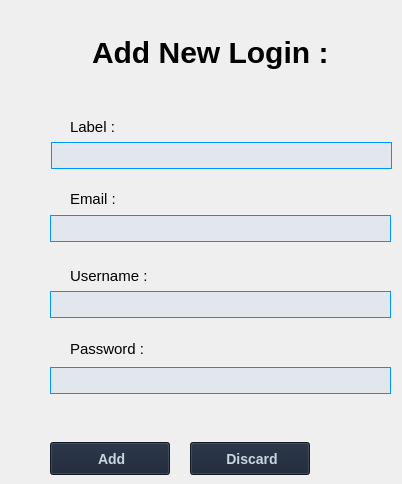
       <widget class="QWidget" name="addPasswordDetails">
        <widget class="QLabel" name="label_15">
         <property name="geometry">
          <rect>
           <x>70</x>
           <y>266</y>
           <width>81</width>
           <height>20</height>
          </rect>
         </property>
         <property name="styleSheet">
          <string notr="true">color : black; 
font-size : 15px;</string>
         </property>
         <property name="text">
          <string>Username : </string>
         </property>
        </widget>
        <widget class="QLineEdit" name="addLoginEmail">
         <property name="geometry">
          <rect>
           <x>50</x>
           <y>215</y>
           <width>341</width>
           <height>27</height>
          </rect>
         </property>
         <property name="styleSheet">
          <string notr="true">QLineEdit {
background-color : #e1e7ed;
border: 1px solid #0096FF;
font-weight: bold;
font-size: 14px;
padding-right : 5px; 
}
QLineEdit:focus {
border: 1px solid #0047AB;
}</string>
         </property>
        </widget>
        <widget class="QLineEdit" name="addLoginUsername">
         <property name="geometry">
          <rect>
           <x>50</x>
           <y>291</y>
           <width>341</width>
           <height>27</height>
          </rect>
         </property>
         <property name="styleSheet">
          <string notr="true">QLineEdit {
background-color : #e1e7ed;
border: 1px solid #0096FF;
font-weight: bold;
font-size: 14px;
padding-right : 5px; 
}
QLineEdit:focus {
border: 1px solid #0047AB;
}</string>
         </property>
        </widget>
        <widget class="QPushButton" name="passwordsAddDiscard">
         <property name="geometry">
          <rect>
           <x>190</x>
           <y>442</y>
           <width>120</width>
           <height>33</height>
          </rect>
         </property>
         <property name="minimumSize">
          <size>
           <width>120</width>
           <height>30</height>
          </size>
         </property>
         <property name="maximumSize">
          <size>
           <width>120</width>
           <height>40</height>
          </size>
         </property>
         <property name="cursor">
          <cursorShape>PointingHandCursor</cursorShape>
         </property>
         <property name="layoutDirection">
          <enum>Qt::LayoutDirection::LeftToRight</enum>
         </property>
         <property name="styleSheet">
          <string notr="true">QPushButton{
background-color: #172133;
color: #cbd5e1;
font-weight: bold;
font-size: 14px;
}
QPushButton:hover {
    background-color: #212d40;
}</string>
         </property>
         <property name="text">
          <string> Discard</string>
         </property>
         <property name="icon">
          <iconset resource="ressources.qrc">
           <normaloff>:/Assets/Icons/discard.svg</normaloff>:/Assets/Icons/discard.svg</iconset>
         </property>
         <property name="iconSize">
          <size>
           <width>18</width>
           <height>18</height>
          </size>
         </property>
        </widget>
        <widget class="QPushButton" name="passwordsAddConfirm">
         <property name="geometry">
          <rect>
           <x>50</x>
           <y>442</y>
           <width>120</width>
           <height>33</height>
          </rect>
         </property>
         <property name="minimumSize">
          <size>
           <width>120</width>
           <height>30</height>
          </size>
         </property>
         <property name="maximumSize">
          <size>
           <width>120</width>
           <height>40</height>
          </size>
         </property>
         <property name="cursor">
          <cursorShape>PointingHandCursor</cursorShape>
         </property>
         <property name="layoutDirection">
          <enum>Qt::LayoutDirection::LeftToRight</enum>
         </property>
         <property name="styleSheet">
          <string notr="true">QPushButton{
background-color: #172133;
color: #cbd5e1;
font-weight: bold;
font-size: 14px;
}
QPushButton:hover {
    background-color: #212d40;
}</string>
         </property>
         <property name="text">
          <string> Add</string>
         </property>
         <property name="icon">
          <iconset resource="ressources.qrc">
           <normaloff>:/Assets/Icons/plus.svg</normaloff>:/Assets/Icons/plus.svg</iconset>
         </property>
         <property name="iconSize">
          <size>
           <width>18</width>
           <height>18</height>
          </size>
         </property>
        </widget>
        <widget class="QLabel" name="label_16">
         <property name="geometry">
          <rect>
           <x>70</x>
           <y>339</y>
           <width>81</width>
           <height>20</height>
          </rect>
         </property>
         <property name="styleSheet">
          <string notr="true">color : black; 
font-size : 15px;</string>
         </property>
         <property name="text">
          <string>Password :</string>
         </property>
        </widget>
        <widget class="QLabel" name="label_17">
         <property name="geometry">
          <rect>
           <x>70</x>
           <y>189</y>
           <width>51</width>
           <height>20</height>
          </rect>
         </property>
         <property name="styleSheet">
          <string notr="true">color : black; 
font-size : 15px;</string>
         </property>
         <property name="text">
          <string>Email : </string>
         </property>
        </widget>
        <widget class="QLabel" name="label_18">
         <property name="geometry">
          <rect>
           <x>92</x>
           <y>32</y>
           <width>301</width>
           <height>40</height>
          </rect>
         </property>
         <property name="styleSheet">
          <string notr="true">color : black ; 
font-size: 30px;
font : bold ;</string>
         </property>
         <property name="text">
          <string>Add New Login :</string>
         </property>
        </widget>
        <widget class="QLineEdit" name="addLoginPassword">
         <property name="geometry">
          <rect>
           <x>50</x>
           <y>367</y>
           <width>341</width>
           <height>27</height>
          </rect>
         </property>
         <property name="styleSheet">
          <string notr="true">QLineEdit {
background-color : #e1e7ed;
border: 1px solid #0096FF;
font-weight: bold;
font-size: 14px;
padding-right : 5px; 
}
QLineEdit:focus {
border: 1px solid #0047AB;
}</string>
         </property>
        </widget>
        <widget class="QLineEdit" name="addLoginLabel">
         <property name="geometry">
          <rect>
           <x>51</x>
           <y>142</y>
           <width>341</width>
           <height>27</height>
          </rect>
         </property>
         <property name="styleSheet">
          <string notr="true">QLineEdit {
background-color : #e1e7ed;
border: 1px solid #0096FF;
font-weight: bold;
font-size: 14px;
padding-right : 5px; 
}
QLineEdit:focus {
border: 1px solid #0047AB;
}</string>
         </property>
        </widget>
        <widget class="QLabel" name="label_19">
         <property name="geometry">
          <rect>
           <x>50</x>
           <y>120</y>
           <width>15</width>
           <height>15</height>
          </rect>
         </property>
         <property name="minimumSize">
          <size>
           <width>15</width>
           <height>15</height>
          </size>
         </property>
         <property name="maximumSize">
          <size>
           <width>15</width>
           <height>15</height>
          </size>
         </property>
         <property name="styleSheet">
          <string notr="true">color : black; 
font-size : 15px;</string>
         </property>
         <property name="text">
          <string/>
         </property>
         <property name="pixmap">
          <pixmap resource="ressources.qrc">:/Assets/Icons/tag.svg</pixmap>
         </property>
         <property name="scaledContents">
          <bool>true</bool>
         </property>
        </widget>
        <widget class="QLabel" name="label_20">
         <property name="geometry">
          <rect>
           <x>48</x>
           <y>37</y>
           <width>30</width>
           <height>30</height>
          </rect>
         </property>
         <property name="minimumSize">
          <size>
           <width>30</width>
           <height>30</height>
          </size>
         </property>
         <property name="maximumSize">
          <size>
           <width>30</width>
           <height>30</height>
          </size>
         </property>
         <property name="styleSheet">
          <string notr="true">color : black ;</string>
         </property>
         <property name="text">
          <string/>
         </property>
         <property name="pixmap">
          <pixmap resource="ressources.qrc">:/Assets/Icons/file-plus.svg</pixmap>
         </property>
         <property name="scaledContents">
          <bool>true</bool>
         </property>
        </widget>
        <widget class="QLabel" name="label_33">
         <property name="geometry">
          <rect>
           <x>70</x>
           <y>117</y>
           <width>51</width>
           <height>20</height>
          </rect>
         </property>
         <property name="styleSheet">
          <string notr="true">color : black; 
font-size : 15px;</string>
         </property>
         <property name="text">
          <string>Label :</string>
         </property>
        </widget>
        <widget class="QLabel" name="label_34">
         <property name="geometry">
          <rect>
           <x>50</x>
           <y>192</y>
           <width>15</width>
           <height>15</height>
          </rect>
         </property>
         <property name="minimumSize">
          <size>
           <width>15</width>
           <height>15</height>
          </size>
         </property>
         <property name="maximumSize">
          <size>
           <width>15</width>
           <height>15</height>
          </size>
         </property>
         <property name="styleSheet">
          <string notr="true">color : black; 
font-size : 15px;</string>
         </property>
         <property name="text">
          <string/>
         </property>
         <property name="pixmap">
          <pixmap resource="ressources.qrc">:/Assets/Icons/at-sign.svg</pixmap>
         </property>
         <property name="scaledContents">
          <bool>true</bool>
         </property>
        </widget>
        <widget class="QLabel" name="label_49">
         <property name="geometry">
          <rect>
           <x>50</x>
           <y>268</y>
           <width>15</width>
           <height>15</height>
          </rect>
         </property>
         <property name="minimumSize">
          <size>
           <width>15</width>
           <height>15</height>
          </size>
         </property>
         <property name="maximumSize">
          <size>
           <width>15</width>
           <height>15</height>
          </size>
         </property>
         <property name="styleSheet">
          <string notr="true">color : black; 
font-size : 15px;</string>
         </property>
         <property name="text">
          <string/>
         </property>
         <property name="pixmap">
          <pixmap resource="ressources.qrc">:/Assets/Icons/blackuser.svg</pixmap>
         </property>
         <property name="scaledContents">
          <bool>true</bool>
         </property>
        </widget>
        <widget class="QLabel" name="label_65">
         <property name="geometry">
          <rect>
           <x>50</x>
           <y>342</y>
           <width>15</width>
           <height>15</height>
          </rect>
         </property>
         <property name="minimumSize">
          <size>
           <width>15</width>
           <height>15</height>
          </size>
         </property>
         <property name="maximumSize">
          <size>
           <width>15</width>
           <height>15</height>
          </size>
         </property>
         <property name="styleSheet">
          <string notr="true">color : black; 
font-size : 15px;</string>
         </property>
         <property name="text">
          <string/>
         </property>
         <property name="pixmap">
          <pixmap resource="ressources.qrc">:/Assets/Icons/key.svg</pixmap>
         </property>
         <property name="scaledContents">
          <bool>true</bool>
         </property>
        </widget>
       </widget>
